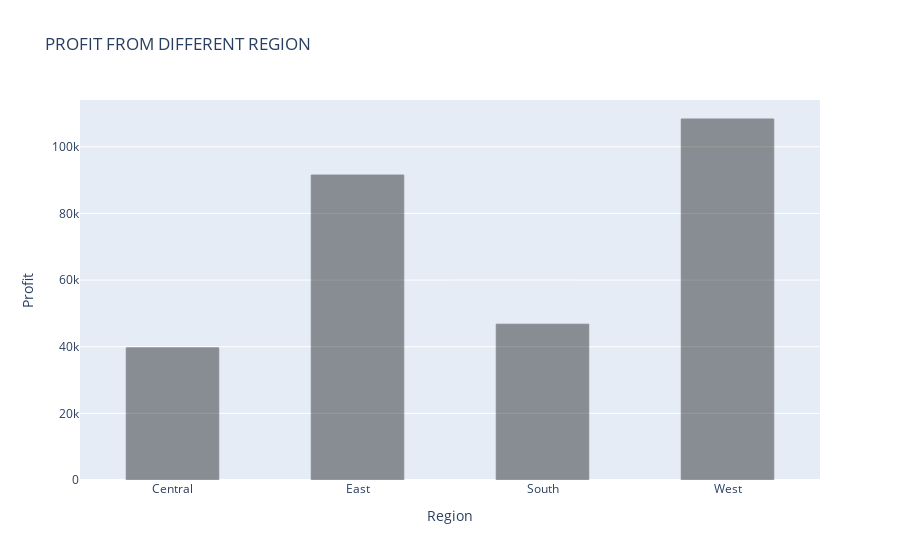

Notebook code cell kept with this figure:
### Markdown cell above
From above two Bar-Graph, it can be observed: 

<b> - Sales are maximum through Standard Class Ship-Mode in comparison to others.</b>

<b> 
    - Even Profit is maximum in Standard Class.</b>

### Code cell
data=go.Bar(x=['Central','East','South','West'],y=df['Profit'].groupby(df['Region']).agg(sum),marker=dict(color='black', line=dict(color='#000000', width=1), opacity=0.4))
layout=go.Layout(xaxis=dict(title='Region',),
                    yaxis=dict(title='Profit'),bargap=0.5,title = 'PROFIT FROM DIFFERENT REGION')
fig=go.FigureWidget(data,layout)

iplot(fig)

### Figure 1 — Plotly figure (JSON) as saved in the notebook; plotly's stock layout.template omitted (floating-point values rounded to 4 significant figures)
{"data": [{"marker": {"color": "black", "line": {"color": "#000000", "width": 1}, "opacity": 0.4}, "type": "bar", "uid": "49bc46d4-2e37-4c85-bb2b-5d00aaa720fc", "x": ["Central", "East", "South", "West"], "y": [39660.0, 91510.0, 46750.0, 108300.0]}], "layout": {"bargap": 0.5, "title": {"text": "PROFIT FROM DIFFERENT REGION"}, "xaxis": {"title": {"text": "Region"}}, "yaxis": {"title": {"text": "Profit"}}}}
